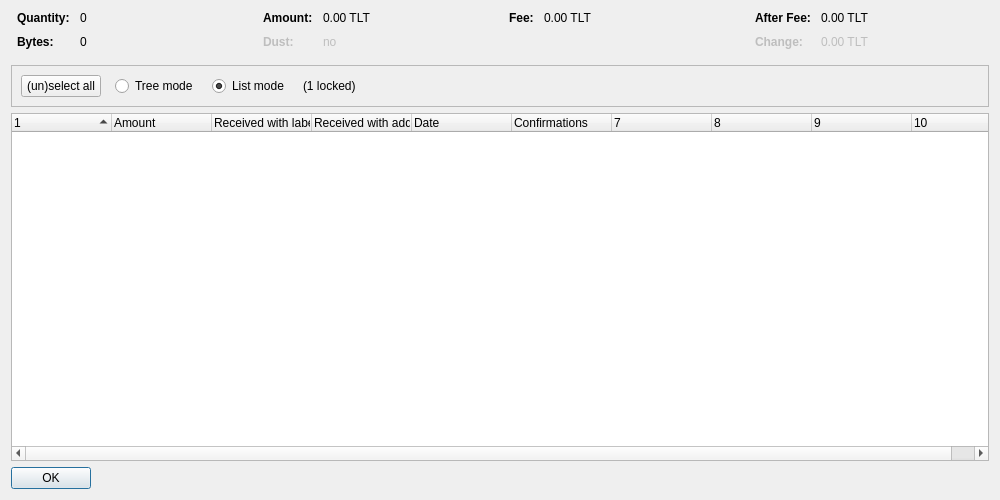
<?xml version="1.0" encoding="UTF-8"?>
<ui version="4.0">
 <class>CoinControlDialog</class>
 <widget class="QDialog" name="CoinControlDialog">
  <property name="geometry">
   <rect>
    <x>0</x>
    <y>0</y>
    <width>1000</width>
    <height>500</height>
   </rect>
  </property>
  <property name="windowTitle">
   <string>Coin Selection</string>
  </property>
  <layout class="QVBoxLayout" name="verticalLayout">
   <item>
    <layout class="QHBoxLayout" name="horizontalLayoutTop" stretch="0,0,0,0">
     <property name="topMargin">
      <number>0</number>
     </property>
     <property name="bottomMargin">
      <number>10</number>
     </property>
     <item>
      <layout class="QFormLayout" name="formLayoutCoinControl1">
       <property name="horizontalSpacing">
        <number>10</number>
       </property>
       <property name="verticalSpacing">
        <number>10</number>
       </property>
       <property name="leftMargin">
        <number>6</number>
       </property>
       <property name="rightMargin">
        <number>6</number>
       </property>
       <item row="0" column="0">
        <widget class="QLabel" name="labelCoinControlQuantityText">
         <property name="font">
          <font>
           <weight>75</weight>
           <bold>true</bold>
          </font>
         </property>
         <property name="text">
          <string>Quantity:</string>
         </property>
        </widget>
       </item>
       <item row="0" column="1">
        <widget class="QLabel" name="labelCoinControlQuantity">
         <property name="cursor">
          <cursorShape>IBeamCursor</cursorShape>
         </property>
         <property name="contextMenuPolicy">
          <enum>Qt::ActionsContextMenu</enum>
         </property>
         <property name="text">
          <string notr="true">0</string>
         </property>
         <property name="textInteractionFlags">
          <set>Qt::LinksAccessibleByMouse|Qt::TextSelectableByKeyboard|Qt::TextSelectableByMouse</set>
         </property>
        </widget>
       </item>
       <item row="1" column="0">
        <widget class="QLabel" name="labelCoinControlBytesText">
         <property name="font">
          <font>
           <weight>75</weight>
           <bold>true</bold>
          </font>
         </property>
         <property name="text">
          <string>Bytes:</string>
         </property>
        </widget>
       </item>
       <item row="1" column="1">
        <widget class="QLabel" name="labelCoinControlBytes">
         <property name="cursor">
          <cursorShape>IBeamCursor</cursorShape>
         </property>
         <property name="contextMenuPolicy">
          <enum>Qt::ActionsContextMenu</enum>
         </property>
         <property name="text">
          <string notr="true">0</string>
         </property>
         <property name="textInteractionFlags">
          <set>Qt::LinksAccessibleByMouse|Qt::TextSelectableByKeyboard|Qt::TextSelectableByMouse</set>
         </property>
        </widget>
       </item>
      </layout>
     </item>
     <item>
      <layout class="QFormLayout" name="formLayoutCoinControl2">
       <property name="horizontalSpacing">
        <number>10</number>
       </property>
       <property name="verticalSpacing">
        <number>10</number>
       </property>
       <property name="leftMargin">
        <number>6</number>
       </property>
       <property name="rightMargin">
        <number>6</number>
       </property>
       <item row="0" column="0">
        <widget class="QLabel" name="labelCoinControlAmountText">
         <property name="font">
          <font>
           <weight>75</weight>
           <bold>true</bold>
          </font>
         </property>
         <property name="text">
          <string>Amount:</string>
         </property>
        </widget>
       </item>
       <item row="0" column="1">
        <widget class="QLabel" name="labelCoinControlAmount">
         <property name="cursor">
          <cursorShape>IBeamCursor</cursorShape>
         </property>
         <property name="contextMenuPolicy">
          <enum>Qt::ActionsContextMenu</enum>
         </property>
         <property name="text">
          <string notr="true">0.00 TLT</string>
         </property>
         <property name="textInteractionFlags">
          <set>Qt::LinksAccessibleByMouse|Qt::TextSelectableByKeyboard|Qt::TextSelectableByMouse</set>
         </property>
        </widget>
       </item>
       <item row="1" column="0">
        <widget class="QLabel" name="labelCoinControlLowOutputText">
         <property name="enabled">
          <bool>false</bool>
         </property>
         <property name="font">
          <font>
           <weight>75</weight>
           <bold>true</bold>
          </font>
         </property>
         <property name="text">
          <string>Dust:</string>
         </property>
        </widget>
       </item>
       <item row="1" column="1">
        <widget class="QLabel" name="labelCoinControlLowOutput">
         <property name="enabled">
          <bool>false</bool>
         </property>
         <property name="cursor">
          <cursorShape>IBeamCursor</cursorShape>
         </property>
         <property name="contextMenuPolicy">
          <enum>Qt::ActionsContextMenu</enum>
         </property>
         <property name="text">
          <string notr="true">no</string>
         </property>
         <property name="textInteractionFlags">
          <set>Qt::LinksAccessibleByMouse|Qt::TextSelectableByKeyboard|Qt::TextSelectableByMouse</set>
         </property>
        </widget>
       </item>
      </layout>
     </item>
     <item>
      <layout class="QFormLayout" name="formLayoutCoinControl3">
       <property name="horizontalSpacing">
        <number>10</number>
       </property>
       <property name="verticalSpacing">
        <number>10</number>
       </property>
       <property name="leftMargin">
        <number>6</number>
       </property>
       <property name="rightMargin">
        <number>6</number>
       </property>
       <item row="0" column="0">
        <widget class="QLabel" name="labelCoinControlFeeText">
         <property name="font">
          <font>
           <weight>75</weight>
           <bold>true</bold>
          </font>
         </property>
         <property name="text">
          <string>Fee:</string>
         </property>
        </widget>
       </item>
       <item row="0" column="1">
        <widget class="QLabel" name="labelCoinControlFee">
         <property name="cursor">
          <cursorShape>IBeamCursor</cursorShape>
         </property>
         <property name="contextMenuPolicy">
          <enum>Qt::ActionsContextMenu</enum>
         </property>
         <property name="text">
          <string notr="true">0.00 TLT</string>
         </property>
         <property name="textInteractionFlags">
          <set>Qt::LinksAccessibleByMouse|Qt::TextSelectableByKeyboard|Qt::TextSelectableByMouse</set>
         </property>
        </widget>
       </item>
      </layout>
     </item>
     <item>
      <layout class="QFormLayout" name="formLayoutCoinControl4">
       <property name="horizontalSpacing">
        <number>10</number>
       </property>
       <property name="verticalSpacing">
        <number>10</number>
       </property>
       <property name="leftMargin">
        <number>6</number>
       </property>
       <property name="rightMargin">
        <number>6</number>
       </property>
       <item row="0" column="0">
        <widget class="QLabel" name="labelCoinControlAfterFeeText">
         <property name="font">
          <font>
           <weight>75</weight>
           <bold>true</bold>
          </font>
         </property>
         <property name="text">
          <string>After Fee:</string>
         </property>
        </widget>
       </item>
       <item row="0" column="1">
        <widget class="QLabel" name="labelCoinControlAfterFee">
         <property name="cursor">
          <cursorShape>IBeamCursor</cursorShape>
         </property>
         <property name="contextMenuPolicy">
          <enum>Qt::ActionsContextMenu</enum>
         </property>
         <property name="text">
          <string notr="true">0.00 TLT</string>
         </property>
         <property name="textInteractionFlags">
          <set>Qt::LinksAccessibleByMouse|Qt::TextSelectableByKeyboard|Qt::TextSelectableByMouse</set>
         </property>
        </widget>
       </item>
       <item row="1" column="0">
        <widget class="QLabel" name="labelCoinControlChangeText">
         <property name="enabled">
          <bool>false</bool>
         </property>
         <property name="font">
          <font>
           <weight>75</weight>
           <bold>true</bold>
          </font>
         </property>
         <property name="text">
          <string>Change:</string>
         </property>
        </widget>
       </item>
       <item row="1" column="1">
        <widget class="QLabel" name="labelCoinControlChange">
         <property name="enabled">
          <bool>false</bool>
         </property>
         <property name="cursor">
          <cursorShape>IBeamCursor</cursorShape>
         </property>
         <property name="contextMenuPolicy">
          <enum>Qt::ActionsContextMenu</enum>
         </property>
         <property name="text">
          <string notr="true">0.00 TLT</string>
         </property>
         <property name="textInteractionFlags">
          <set>Qt::LinksAccessibleByMouse|Qt::TextSelectableByKeyboard|Qt::TextSelectableByMouse</set>
         </property>
        </widget>
       </item>
      </layout>
     </item>
    </layout>
   </item>
   <item>
    <widget class="QFrame" name="frame">
     <property name="minimumSize">
      <size>
       <width>0</width>
       <height>40</height>
      </size>
     </property>
     <property name="frameShape">
      <enum>QFrame::StyledPanel</enum>
     </property>
     <property name="frameShadow">
      <enum>QFrame::Sunken</enum>
     </property>
     <layout class="QHBoxLayout" name="horizontalLayout">
      <item>
       <layout class="QHBoxLayout" name="horizontalLayoutPanel" stretch="0,0,0,0,0">
        <property name="spacing">
         <number>14</number>
        </property>
        <item>
         <widget class="QPushButton" name="pushButtonSelectAll">
          <property name="sizePolicy">
           <sizepolicy hsizetype="Maximum" vsizetype="Fixed">
            <horstretch>0</horstretch>
            <verstretch>0</verstretch>
           </sizepolicy>
          </property>
          <property name="text">
           <string>(un)select all</string>
          </property>
          <property name="autoDefault">
           <bool>false</bool>
          </property>
         </widget>
        </item>
        <item>
         <widget class="QRadioButton" name="radioTreeMode">
          <property name="sizePolicy">
           <sizepolicy hsizetype="Maximum" vsizetype="Fixed">
            <horstretch>0</horstretch>
            <verstretch>0</verstretch>
           </sizepolicy>
          </property>
          <property name="text">
           <string>Tree mode</string>
          </property>
         </widget>
        </item>
        <item>
         <widget class="QRadioButton" name="radioListMode">
          <property name="sizePolicy">
           <sizepolicy hsizetype="Maximum" vsizetype="Fixed">
            <horstretch>0</horstretch>
            <verstretch>0</verstretch>
           </sizepolicy>
          </property>
          <property name="text">
           <string>List mode</string>
          </property>
          <property name="checked">
           <bool>true</bool>
          </property>
         </widget>
        </item>
        <item>
         <widget class="QLabel" name="labelLocked">
          <property name="text">
           <string notr="true">(1 locked)</string>
          </property>
         </widget>
        </item>
        <item>
         <spacer name="horizontalSpacer">
          <property name="orientation">
           <enum>Qt::Horizontal</enum>
          </property>
          <property name="sizeHint" stdset="0">
           <size>
            <width>40</width>
            <height>20</height>
           </size>
          </property>
         </spacer>
        </item>
       </layout>
      </item>
     </layout>
    </widget>
   </item>
   <item>
    <widget class="CoinControlTreeWidget" name="treeWidget">
     <property name="contextMenuPolicy">
      <enum>Qt::CustomContextMenu</enum>
     </property>
     <property name="sortingEnabled">
      <bool>false</bool>
     </property>
     <property name="columnCount">
      <number>10</number>
     </property>
     <attribute name="headerShowSortIndicator" stdset="0">
      <bool>true</bool>
     </attribute>
     <attribute name="headerStretchLastSection">
      <bool>false</bool>
     </attribute>
     <column>
      <property name="text">
       <string/>
      </property>
     </column>
     <column>
      <property name="text">
       <string>Amount</string>
      </property>
     </column>
     <column>
      <property name="text">
       <string>Received with label</string>
      </property>
     </column>
     <column>
      <property name="text">
       <string>Received with address</string>
      </property>
     </column>
     <column>
      <property name="text">
       <string>Date</string>
      </property>
     </column>
     <column>
      <property name="text">
       <string>Confirmations</string>
      </property>
      <property name="toolTip">
       <string>Confirmed</string>
      </property>
     </column>
     <column>
      <property name="text">
       <string/>
      </property>
     </column>
     <column>
      <property name="text">
       <string/>
      </property>
     </column>
     <column>
      <property name="text">
       <string/>
      </property>
     </column>
     <column>
      <property name="text">
       <string/>
      </property>
     </column>
    </widget>
   </item>
   <item>
    <widget class="QDialogButtonBox" name="buttonBox">
     <property name="sizePolicy">
      <sizepolicy hsizetype="Maximum" vsizetype="Fixed">
       <horstretch>0</horstretch>
       <verstretch>0</verstretch>
      </sizepolicy>
     </property>
     <property name="orientation">
      <enum>Qt::Horizontal</enum>
     </property>
     <property name="standardButtons">
      <set>QDialogButtonBox::Ok</set>
     </property>
    </widget>
   </item>
  </layout>
 </widget>
 <customwidgets>
  <customwidget>
   <class>CoinControlTreeWidget</class>
   <extends>QTreeWidget</extends>
   <header>coincontroltreewidget.h</header>
  </customwidget>
 </customwidgets>
 <resources/>
 <connections/>
</ui>
